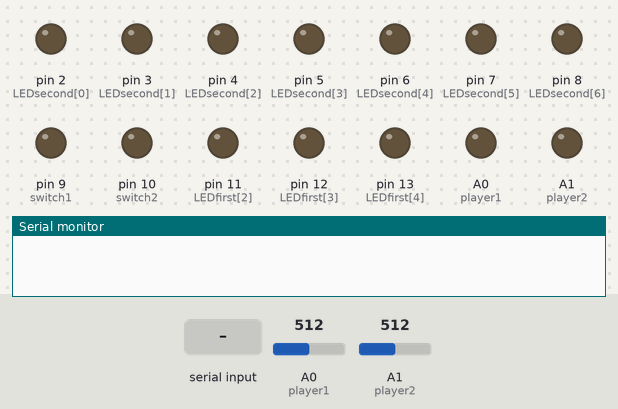
This sketch was run on a simulated Arduino Uno, built with avr-gcc and run on an emulated ATmega328P. On the bench: output pins drawn as LEDs (lit = HIGH), the last lines printed to the serial monitor. The inputs (shaded band) are chosen by the test bench; at power-on: A0 (player1) = 512, A1 (player2) = 512.

Above: at 0.9 s.
1.0 s: "1\n" received over Serial
3.5 s: "0\n" received over Serial
At 5.3 s:
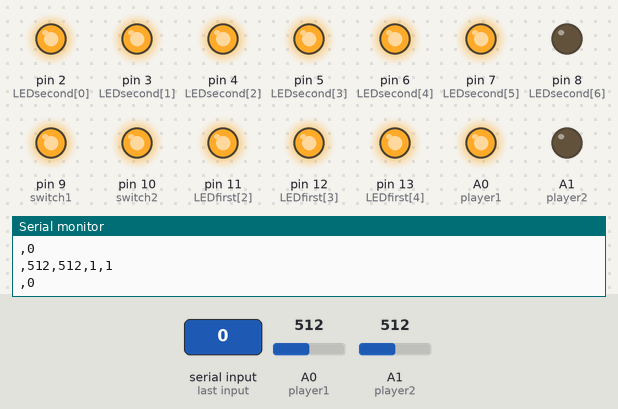
6.0 s: "2\n" received over Serial
At 6.7 s:
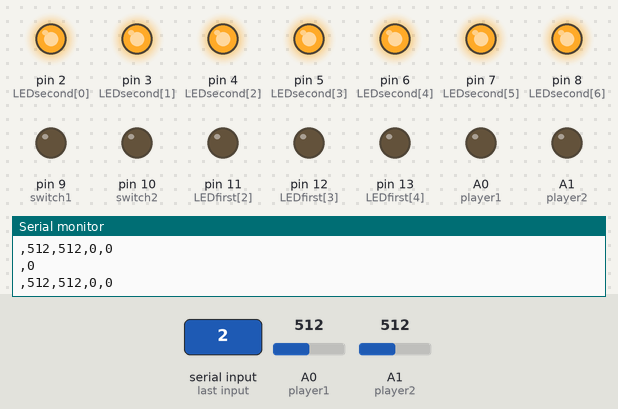
7.5 s: A0 (player1) set to 108
9.0 s: A0 (player1) set to 91
Timing chart, 0 to 12.0 s (numbered marks = the images above; inputs shaded):
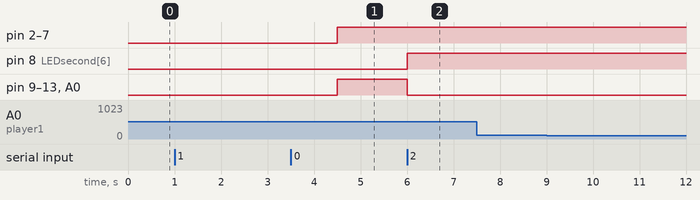

The sketch:

ping_pong_ard_new_latest.ino
```cpp
#include "hal.h"
#include "font.h"

int Score1,Score2;

int color1 = 1;
int color2;
String Name1,Name2;
int temp;
///////////////////////////////////////////////////////////////////////////////////////////////
void displayNum(int s1,int s2){
  int fontArrayRowNumber=s1;

  for(int pinNoIndex =0; pinNoIndex < NUM_LED_SEGMENTS; pinNoIndex++){
        digitalWrite( LEDfirst[pinNoIndex], fontSymbolBits[fontArrayRowNumber][pinNoIndex]);}

  fontArrayRowNumber=s2;

  for(int pinNoIndex =0; pinNoIndex < NUM_LED_SEGMENTS; pinNoIndex++){
       digitalWrite( LEDsecond[pinNoIndex], fontSymbolBits[fontArrayRowNumber][pinNoIndex]);}
}
///////////////////////////////////////////////////////////////////////////////////////////////
void setup() {
  for (int i = 0; i < NUM_LED_SEGMENTS; i++) { pinMode(LEDfirst[i],  OUTPUT); }
  for (int i = 0; i < NUM_LED_SEGMENTS; i++) { pinMode(LEDsecond[i], OUTPUT); }
 // pinMode(switch1,INPUT_PULLUP);
  //pinMode(switch2,INPUT_PULLUP);

  Serial.begin(9600);
  while (!Serial) {
        ;}

  while(Serial.available() <= 0){
        ;}
  temp = Serial.read();

  Serial.print("PLAYER 1 NAME :  ");
  while(Serial.available() <= 0){
        ;}
  Name1 = Serial.readString();

  Serial.print("PLAYER 2 NAME :  ");
  while(Serial.available() <= 0){
        ;}
  Name2 = Serial.readString();
}
/////////////////////////////////////////////////////////////////////////////////////////////////////////
void loop() {
  int p1=analogRead(player1);
  int p2=analogRead(player2);
  int switch1read = digitalRead(switch1);
  int switch2read = digitalRead(switch2);

  Serial.print(Name1); Serial.print(","); Serial.print(Name2); Serial.print(",");
  Serial.print(p1); Serial.print(","); Serial.print(p2); Serial.print(",");

  if(Serial.available()>0){
    Score1 = Serial.read();
    Score2 = Serial.read();
    }

  Serial.print(switch1read); Serial.print(","); Serial.print(switch2read); Serial.print("\n");

  displayNum(Score1,Score2);
  delay(10);
}
//////////////////////////////////////////////////////////////////////////////////////////////////////////////
```

font.h
```cpp
#ifndef _FONT_H_

            #define _FONT_H_


            #include "hal.h"


            #define NUMBER_OF_SYMBOLS  10

            ////// Set up which segments have to be turned ON or OFF for each letter or symbol
            ////// you can identify the neccesary pattern using the font.png mapping file
            int fontSymbolBits[NUMBER_OF_SYMBOLS][NUM_LED_SEGMENTS] = {
            //A, B, C, D,    E, F, G
            { 1, 1, 1, 1,    1, 1, 0}, // 0
            { 0, 0, 0, 0,    1, 1, 0}, // 1
            { 1, 1, 0, 1,    1, 0, 1}, // 2
            { 1, 1, 1, 1,    0, 0, 1}, // 3
            { 0, 1, 1, 0,    0, 1, 1}, // 4

            //A, B, C, D,    E, F, G
            { 1, 0, 1, 1,    0, 1, 1}, // 5
            { 1, 0, 1, 1,    1, 1, 1}, // 6
            { 1, 1, 1, 0,    0, 0, 0}, // 7
            { 1, 1, 1, 1,    1, 1, 1}, // 8
            { 1, 1, 1, 1,    0, 1, 1}, // 9

            };

#endif  // _FONT_H_
```

hal.h
```cpp
#ifndef _HAL_H_

        #define _HAL_H_
        #define NUM_LED_SEGMENTS 7   // Do NOT change this
        #define player1 A0
        #define player2 A1
        #define switch1 9
        #define switch2 10

        // HAL: HAL stands for Hardware Abstraction Layer
        // If any hardware wiring etc is changed only this file is affected,
        // remaining software, remains same
        // This is how Embedded Software Engineers do!
        //
        // Also BSP means Board Support Package, which we will study .... some other time.
        //

        // As per the circuit diagram :
        //                             A1,B1,C1,D1,   E1,F1,G1
        int LEDfirst[NUM_LED_SEGMENTS] = {  9, 10, 11, 12,   13, 14, 15};
        //NOTE     DP is not working the actual display
        //                             A2,B2,C2,D2,   E2,F2,G2
        int LEDsecond[NUM_LED_SEGMENTS] = {  2, 3, 4, 5,   6, 7, 8};
        //NOTE     DP is not working the actual display

#endif  // _HAL_H_
```

Measured:
- after the input at 3.5 s, pin 2 (LEDsecond[0]), pin 3 (LEDsecond[1]), pin 4 (LEDsecond[2]), pin 5 (LEDsecond[3]), pin 6 (LEDsecond[4]), pin 7 (LEDsecond[5]), pin 9 (switch1), pin 10 (switch2), pin 11 (LEDfirst[2]), pin 12 (LEDfirst[3]), pin 13 (LEDfirst[4]), A0 (player1): LOW → HIGH after 1.0 s
- after the input at 6.0 s, pin 8 (LEDsecond[6]): LOW → HIGH at once; pin 9 (switch1), pin 10 (switch2), pin 11 (LEDfirst[2]), pin 12 (LEDfirst[3]), pin 13 (LEDfirst[4]), A0 (player1): HIGH → LOW at once
